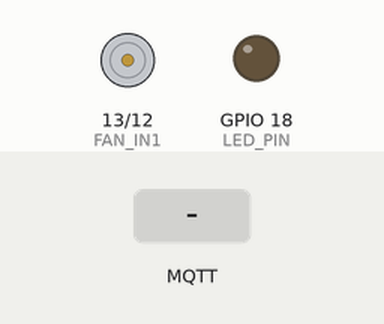
The sketch below on a simulated ESP32. On the bench: motor-driver pin pairs drawn as motors (green arrow = first pin HIGH = forward, orange = second pin HIGH = backward, longer = more drive), output pins drawn as LEDs (lit = HIGH). The inputs (shaded band) are chosen by the test bench. WiFi joins after 1.5 s; servers stay silent unless stated; no MQTT or app messages arrive unless stated; what the sketch prints to the serial monitor is not drawn.

Above: at 2.7 s.
2.8 s: MQTT message "ON" arrives on the first subscribed topic
At 3.9 s:
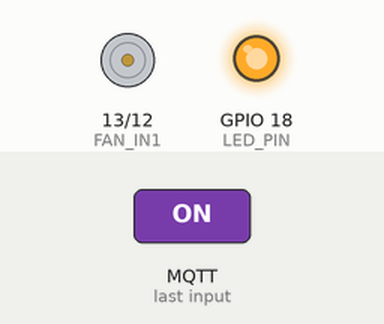
4.3 s: MQTT message "ON" arrives on the second subscribed topic
At 5.0 s:
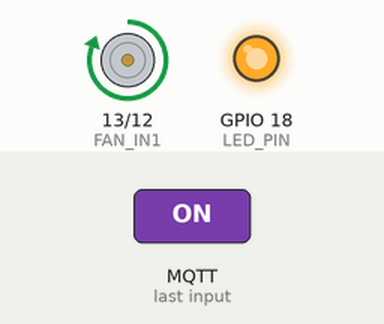
5.8 s: MQTT message "1" arrives on the first subscribed topic
At 6.2 s:
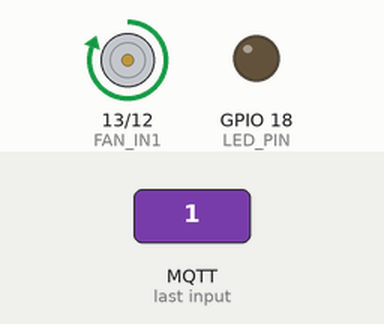
7.3 s: MQTT message "true" arrives on the first subscribed topic
At 8.5 s:
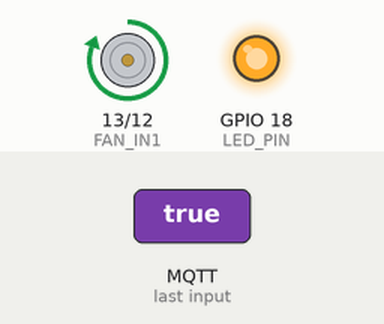
8.8 s: MQTT message "0" arrives on the first subscribed topic
At 9.7 s:
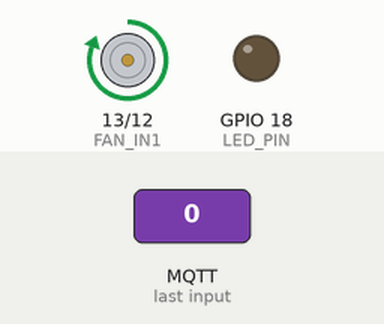
Timing chart, 0 to 11.3 s (numbered marks = the images above; inputs shaded):
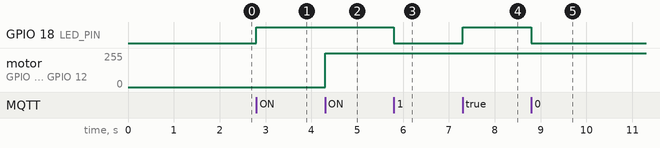

The sketch:

esp32_mqtt.ino
```cpp
#include <WiFi.h>
#include <PubSubClient.h>

// === CẤU HÌNH WIFI ===
// const char* WIFI_SSID = "Iphone 16 Pro";        // ← SỬA TÊN WIFI
// const char* WIFI_PASSWORD = "01062004"; // ← SỬA MẬT KHẨU


const char* WIFI_SSID = "VIPVIP";        // ← SỬA TÊN WIFI
const char* WIFI_PASSWORD = "@@thanh12345@@#"; // ← SỬA MẬT KHẨU

// === CẤU HÌNH EMQX (không TLS) ===
const char* MQTT_BROKER = "broker.emqx.io";
const int MQTT_PORT = 1883;

// === CHÂN PHẦN CỨNG ===
#define LED_PIN  18
#define FAN_IN1  13
#define FAN_IN2  12

// === TOPIC MQTT ===
const char* LED_SET_TOPIC = "home/led/set";
const char* FAN_SET_TOPIC = "home/fan/set";

// === BIẾN ===
WiFiClient espClient;
PubSubClient client(espClient);

void setFan(bool on) {
  if (on) {
    digitalWrite(FAN_IN1, HIGH);
    digitalWrite(FAN_IN2, LOW);
  } else {
    digitalWrite(FAN_IN1, LOW);
    digitalWrite(FAN_IN2, LOW); // ⚠️ BẮT BUỘC: TẮT CẢ HAI CHÂN
  }
}

void mqttCallback(char* topic, byte* payload, unsigned int length) {
  String msg = "";
  for (int i = 0; i < length; i++) msg += (char)payload[i];
  msg.trim();

  if (String(topic) == LED_SET_TOPIC) {
    bool state = (msg == "ON" || msg == "true");
    digitalWrite(LED_PIN, state ? HIGH : LOW);
    client.publish("home/led/state", state ? "ON" : "OFF");
    Serial.println("LED: " + String(state ? "ON" : "OFF"));
  }
  else if (String(topic) == FAN_SET_TOPIC) {
    bool state = (msg == "ON" || msg == "true");
    setFan(state);
    client.publish("home/fan/state", state ? "ON" : "OFF");
    Serial.println("FAN: " + String(state ? "ON" : "OFF"));
  }
}

void connectWiFi() {
  WiFi.begin(WIFI_SSID, WIFI_PASSWORD);
  Serial.print("Kết nối WiFi");
  while (WiFi.status() != WL_CONNECTED) {
    delay(500);
    Serial.print(".");
  }
  Serial.println("\n✅ WiFi OK!");
}

void connectMQTT() {
  while (!client.connected()) {
    Serial.print("Kết nối MQTT...");

    // Tạo unique ClientID cho ESP32 (dùng MAC address)
    String clientId = "ESP32_" + String(ESP.getEfuseMac(), HEX);

    if (client.connect(clientId.c_str())) { // Không cần user/pass
      Serial.println(" ✅");
      Serial.println("Client ID: " + clientId);
      client.subscribe(LED_SET_TOPIC);
      client.subscribe(FAN_SET_TOPIC);
    } else {
      Serial.print(" ❌ (lỗi: ");
      Serial.print(client.state());
      Serial.println(") Thử lại sau 3s");
      delay(3000);
    }
  }
}

void setup() {
  Serial.begin(115200);
  pinMode(LED_PIN, OUTPUT);
  pinMode(FAN_IN1, OUTPUT);
  pinMode(FAN_IN2, OUTPUT);
  digitalWrite(LED_PIN, LOW);
  setFan(false);

  connectWiFi();
  client.setServer(MQTT_BROKER, MQTT_PORT);
  client.setCallback(mqttCallback);
}

void loop() {
  if (!client.connected()) connectMQTT();
  client.loop();
}
```

Measured:
- after the input at 2.8 s, GPIO 18 (LED_PIN): LOW → HIGH at once
- after the input at 4.3 s, motor on GPIO 13 (FAN_IN1) / GPIO 12 (FAN_IN2): stopped → forward 255/255 at once
- after the input at 5.8 s, GPIO 18 (LED_PIN): HIGH → LOW at once
- after the input at 7.3 s, GPIO 18 (LED_PIN): LOW → HIGH at once
- after the input at 8.8 s, GPIO 18 (LED_PIN): HIGH → LOW at once
